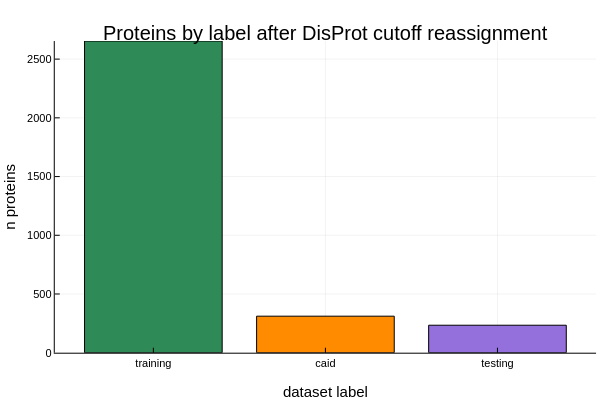

Notebook source saved alongside this figure:
### Markdown cell above
### Plot 3: Proteins by Final Label After Cutoff Reassignment

### Code cell
bar(
    disprot_cutoff_label_summary_complete.dataset_label,
    disprot_cutoff_label_summary_complete.n_proteins;
    xlabel = "dataset label",
    ylabel = "n proteins",
    title = "Proteins by label after DisProt cutoff reassignment",
    legend = false,
    color = [:seagreen, :darkorange, :mediumpurple]
)

### Figure 1 — Plotly figure (JSON) as saved in the notebook; plotly's stock layout.template omitted (floating-point values rounded to 4 significant figures)
{"data": [{"fill": "tozeroy", "fillcolor": "rgba(46, 139, 87, 1.000)", "legendgroup": "y1", "line": {"color": "rgba(0, 0, 0, 1.000)", "dash": "solid", "width": 1}, "mode": "lines", "name": "y1", "showlegend": true, "type": "scatter", "x": [0.1, 0.1, 0.9, 0.9, 0.1], "xaxis": "x1", "y": [2654, 0, 0, 2654, 2654], "yaxis": "y1"}, {"fill": "tozeroy", "fillcolor": "rgba(255, 140, 0, 1.000)", "legendgroup": "y1", "line": {"color": "rgba(0, 0, 0, 1.000)", "dash": "solid", "width": 1}, "mode": "lines", "name": "y1", "showlegend": false, "type": "scatter", "x": [1.1, 1.1, 1.9, 1.9, 1.1], "xaxis": "x1", "y": [311, 0, 0, 311, 311], "yaxis": "y1"}, {"fill": "tozeroy", "fillcolor": "rgba(147, 112, 219, 1.000)", "legendgroup": "y1", "line": {"color": "rgba(0, 0, 0, 1.000)", "dash": "solid", "width": 1}, "mode": "lines", "name": "y1", "showlegend": false, "type": "scatter", "x": [2.1, 2.1, 2.9, 2.9, 2.1], "xaxis": "x1", "y": [234, 0, 0, 234, 234], "yaxis": "y1"}, {"colorbar": {"len": 0.8657, "title": "", "x": 0.9934, "y": 0.5087}, "legendgroup": "y1", "marker": {"color": "rgba(46, 139, 87, 0.000)", "line": {"color": "rgba(0, 0, 0, 0.000)", "width": 1}, "size": 0, "symbol": "circle"}, "mode": "markers", "name": "y1", "showlegend": false, "type": "scatter", "x": [0.5], "xaxis": "x", "y": [2654], "yaxis": "y"}, {"colorbar": {"len": 0.8657, "title": "", "x": 0.9934, "y": 0.5087}, "legendgroup": "y1", "marker": {"color": "rgba(255, 140, 0, 0.000)", "line": {"color": "rgba(0, 0, 0, 0.000)", "width": 1}, "size": 0, "symbol": "circle"}, "mode": "markers", "name": "y1", "showlegend": false, "type": "scatter", "x": [1.5], "xaxis": "x", "y": [311], "yaxis": "y"}, {"colorbar": {"len": 0.8657, "title": "", "x": 0.9934, "y": 0.5087}, "legendgroup": "y1", "marker": {"color": "rgba(147, 112, 219, 0.000)", "line": {"color": "rgba(0, 0, 0, 0.000)", "width": 1}, "size": 0, "symbol": "circle"}, "mode": "markers", "name": "y1", "showlegend": false, "type": "scatter", "x": [2.5], "xaxis": "x", "y": [234], "yaxis": "y"}], "layout": {"annotations": [{"font": {"color": "rgba(0, 0, 0, 1.000)", "family": "sans-serif", "size": 20}, "rotation": 0, "showarrow": false, "text": "Proteins by label after DisProt cutoff reassignment", "x": 0.5424, "xanchor": "center", "xref": "paper", "y": 1, "yanchor": "top", "yref": "paper"}], "height": 400, "margin": {"b": 20, "l": 0, "r": 0, "t": 20}, "paper_bgcolor": "rgba(255, 255, 255, 1.000)", "plot_bgcolor": "rgba(255, 255, 255, 1.000)", "showlegend": false, "width": 600, "xaxis": {"anchor": "y", "domain": [0.09128, 0.9934], "gridcolor": "rgba(0, 0, 0, 0.100)", "gridwidth": 0.5, "linecolor": "rgba(0, 0, 0, 1.000)", "mirror": false, "range": [-0.07304, 3.073], "showgrid": true, "showline": true, "showticklabels": true, "tickangle": 0, "tickcolor": "rgb(0, 0, 0)", "tickfont": {"color": "rgba(0, 0, 0, 1.000)", "family": "sans-serif", "size": 11}, "tickmode": "array", "ticks": "inside", "ticktext": ["training", "caid", "testing"], "tickvals": [0.5, 1.5, 2.5], "title": "dataset label", "titlefont": {"color": "rgba(0, 0, 0, 1.000)", "family": "sans-serif", "size": 15}, "type": "-", "visible": true, "zeroline": false, "zerolinecolor": "rgba(0, 0, 0, 1.000)"}, "yaxis": {"anchor": "x", "domain": [0.07581, 0.9415], "gridcolor": "rgba(0, 0, 0, 0.100)", "gridwidth": 0.5, "linecolor": "rgba(0, 0, 0, 1.000)", "mirror": false, "range": [0, 2654], "showgrid": true, "showline": true, "showticklabels": true, "tickangle": 0, "tickcolor": "rgb(0, 0, 0)", "tickfont": {"color": "rgba(0, 0, 0, 1.000)", "family": "sans-serif", "size": 11}, "tickmode": "array", "ticks": "inside", "ticktext": ["0", "500", "1000", "1500", "2000", "2500"], "tickvals": [0, 500, 1000, 1500, 2000, 2500], "title": "n proteins", "titlefont": {"color": "rgba(0, 0, 0, 1.000)", "family": "sans-serif", "size": 15}, "type": "-", "visible": true, "zeroline": false, "zerolinecolor": "rgba(0, 0, 0, 1.000)"}}}
